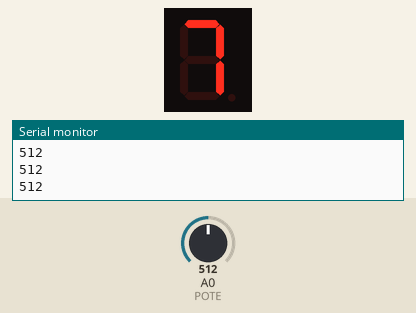
Bench run of a sketch on a simulated Arduino Uno, built with avr-gcc and run on an emulated ATmega328P. On the bench: 1-digit seven-segment display, the last lines printed to the serial monitor. Wiring (inferred from the names in the program): 1-digit 7-segment display, segments lit when HIGH: segments pin 2, pin 3, pin 4, pin 5, pin 6, pin 7, pin 8. The inputs (shaded band) are chosen by the test bench; at power-on: A0 (POTE) = 512. The segment pins are drawn as the display they are named for.

Above: at 1.2 s.
1.3 s: A0 (POTE) set to 672
At 2.5 s:
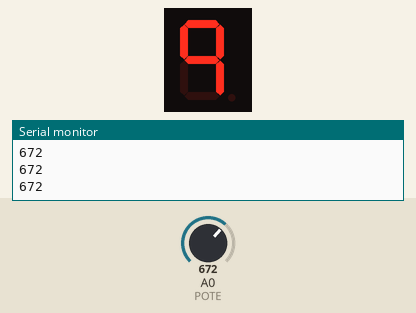
2.8 s: A0 (POTE) set to 697
At 4.0 s:
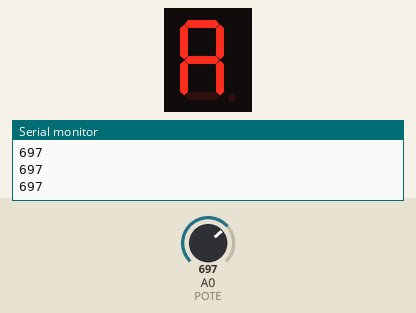
4.3 s: A0 (POTE) set to 735
5.8 s: A0 (POTE) set to 765
At 6.3 s:
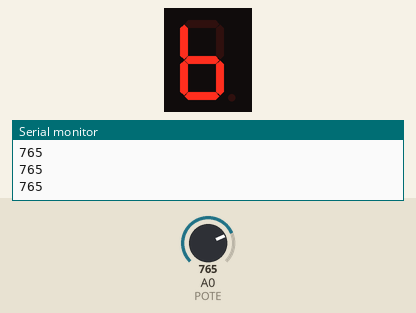
7.3 s: A0 (POTE) set to 809
8.8 s: A0 (POTE) set to 834
At 9.8 s:
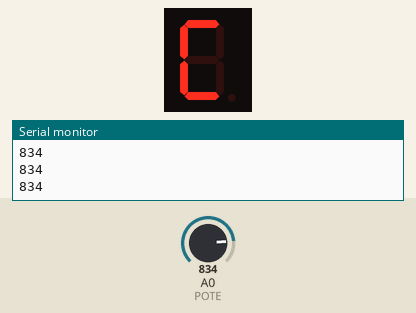
Timing chart, 0 to 11.3 s (numbered marks = the images above; inputs shaded):
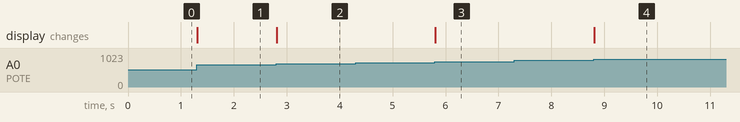

The sketch:

EntradaAnalogicaMap.ino
```cpp
#define POTE A0

void setup() {
  Serial.begin(9600);
  pinMode(POTE, INPUT);
  init_7_segmentos();
}

void loop() {
  int lectura;
  lectura = analogRead(POTE);
  imprime_7_segmentos(map(lectura, 0, 1023, 0, 15));
  Serial.println(lectura);
//  delay(10);
}
```

sieteSeg.ino
```cpp
#define SEG_A 2
#define SEG_B 3
#define SEG_C 4
#define SEG_D 5
#define SEG_E 6
#define SEG_F 7
#define SEG_G 8
#define SEG_DP 9

void init_7_segmentos() {
  for (int i = 2; i < 9; i++)
    pinMode(i, OUTPUT);
}

void imprime_7_segmentos(int num) {
  switch (num) {
    case 0:
      digitalWrite(SEG_A, HIGH);
      digitalWrite(SEG_B, HIGH);
      digitalWrite(SEG_C, HIGH);
      digitalWrite(SEG_D, HIGH);
      digitalWrite(SEG_E, HIGH);
      digitalWrite(SEG_F, HIGH);
      digitalWrite(SEG_G, LOW);
      break;
    case 1:
      digitalWrite(SEG_A, LOW);
      digitalWrite(SEG_B, HIGH);
      digitalWrite(SEG_C, HIGH);
      digitalWrite(SEG_D, LOW);
      digitalWrite(SEG_E, LOW);
      digitalWrite(SEG_F, LOW);
      digitalWrite(SEG_G, LOW);
      break;
    case 2:
      digitalWrite(SEG_A, HIGH);
      digitalWrite(SEG_B, HIGH);
      digitalWrite(SEG_C, LOW);
      digitalWrite(SEG_D, HIGH);
      digitalWrite(SEG_E, HIGH);
      digitalWrite(SEG_F, LOW);
      digitalWrite(SEG_G, HIGH);
      break;
    case 3:
      digitalWrite(SEG_A, HIGH);
      digitalWrite(SEG_B, HIGH);
      digitalWrite(SEG_C, HIGH);
      digitalWrite(SEG_D, HIGH);
      digitalWrite(SEG_E, LOW);
      digitalWrite(SEG_F, LOW);
      digitalWrite(SEG_G, HIGH);
      break;
    case 4:
      digitalWrite(SEG_A, LOW);
      digitalWrite(SEG_B, HIGH);
      digitalWrite(SEG_C, HIGH);
      digitalWrite(SEG_D, LOW);
      digitalWrite(SEG_E, LOW);
      digitalWrite(SEG_F, HIGH);
      digitalWrite(SEG_G, HIGH);
      break;
    case 5:
      digitalWrite(SEG_A, HIGH);
      digitalWrite(SEG_B, LOW);
      digitalWrite(SEG_C, HIGH);
      digitalWrite(SEG_D, HIGH);
      digitalWrite(SEG_E, LOW);
      digitalWrite(SEG_F, HIGH);
      digitalWrite(SEG_G, HIGH);
      break;
    case 6:
      digitalWrite(SEG_A, HIGH);
      digitalWrite(SEG_B, LOW);
      digitalWrite(SEG_C, HIGH);
      digitalWrite(SEG_D, HIGH);
      digitalWrite(SEG_E, HIGH);
      digitalWrite(SEG_F, HIGH);
      digitalWrite(SEG_G, HIGH);
      break;
    case 7:
      digitalWrite(SEG_A, HIGH);
      digitalWrite(SEG_B, HIGH);
      digitalWrite(SEG_C, HIGH);
      digitalWrite(SEG_D, LOW);
      digitalWrite(SEG_E, LOW);
      digitalWrite(SEG_F, LOW);
      digitalWrite(SEG_G, LOW);
      break;
    case 8:
      digitalWrite(SEG_A, HIGH);
      digitalWrite(SEG_B, HIGH);
      digitalWrite(SEG_C, HIGH);
      digitalWrite(SEG_D, HIGH);
      digitalWrite(SEG_E, HIGH);
      digitalWrite(SEG_F, HIGH);
      digitalWrite(SEG_G, HIGH);
      break;
    case 9:
      digitalWrite(SEG_A, HIGH);
      digitalWrite(SEG_B, HIGH);
      digitalWrite(SEG_C, HIGH);
      digitalWrite(SEG_D, LOW);
      digitalWrite(SEG_E, LOW);
      digitalWrite(SEG_F, HIGH);
      digitalWrite(SEG_G, HIGH);
      break;
    case 10:
      digitalWrite(SEG_A, HIGH);
      digitalWrite(SEG_B, HIGH);
      digitalWrite(SEG_C, HIGH);
      digitalWrite(SEG_D, LOW);
      digitalWrite(SEG_E, HIGH);
      digitalWrite(SEG_F, HIGH);
      digitalWrite(SEG_G, HIGH);
      break;
    case 11:
      digitalWrite(SEG_A, LOW);
      digitalWrite(SEG_B, LOW);
      digitalWrite(SEG_C, HIGH);
      digitalWrite(SEG_D, HIGH);
      digitalWrite(SEG_E, HIGH);
      digitalWrite(SEG_F, HIGH);
      digitalWrite(SEG_G, HIGH);
      break;
    case 12:
      digitalWrite(SEG_A, HIGH);
      digitalWrite(SEG_B, LOW);
      digitalWrite(SEG_C, LOW);
      digitalWrite(SEG_D, HIGH);
      digitalWrite(SEG_E, HIGH);
      digitalWrite(SEG_F, HIGH);
      digitalWrite(SEG_G, LOW);
      break;
    case 13:
      digitalWrite(SEG_A, LOW);
      digitalWrite(SEG_B, HIGH);
      digitalWrite(SEG_C, HIGH);
      digitalWrite(SEG_D, HIGH);
      digitalWrite(SEG_E, HIGH);
      digitalWrite(SEG_F, LOW);
      digitalWrite(SEG_G, HIGH);
      break;
    case 14:
      digitalWrite(SEG_A, HIGH);
      digitalWrite(SEG_B, LOW);
      digitalWrite(SEG_C, LOW);
      digitalWrite(SEG_D, HIGH);
      digitalWrite(SEG_E, HIGH);
      digitalWrite(SEG_F, HIGH);
      digitalWrite(SEG_G, HIGH);
      break;
    case 15:
      digitalWrite(SEG_A, HIGH);
      digitalWrite(SEG_B, LOW);
      digitalWrite(SEG_C, LOW);
      digitalWrite(SEG_D, LOW);
      digitalWrite(SEG_E, HIGH);
      digitalWrite(SEG_F, HIGH);
      digitalWrite(SEG_G, HIGH);
      break;
    default:
      digitalWrite(SEG_A, LOW);
      digitalWrite(SEG_B, LOW);
      digitalWrite(SEG_C, LOW);
      digitalWrite(SEG_D, LOW);
      digitalWrite(SEG_E, LOW);
      digitalWrite(SEG_F, LOW);
      digitalWrite(SEG_G, LOW);
      break;
  }
}
```

Measured:
- the behaviour switches between 681 and 682 on A0 (POTE) (found by bisection; images 1 and 2)
- the behaviour switches between 750 and 751 on A0 (POTE) (found by bisection; images 2 and 3)
- the behaviour switches between 818 and 819 on A0 (POTE) (found by bisection; images 3 and 4)
- after the input at 1.3 s, the display: changes at once (image 1)
- after the input at 2.8 s, the display: changes at once (image 2)
- after the input at 5.8 s, the display: changes at once (image 3)
- after the input at 8.8 s, the display: changes at once (image 4)
